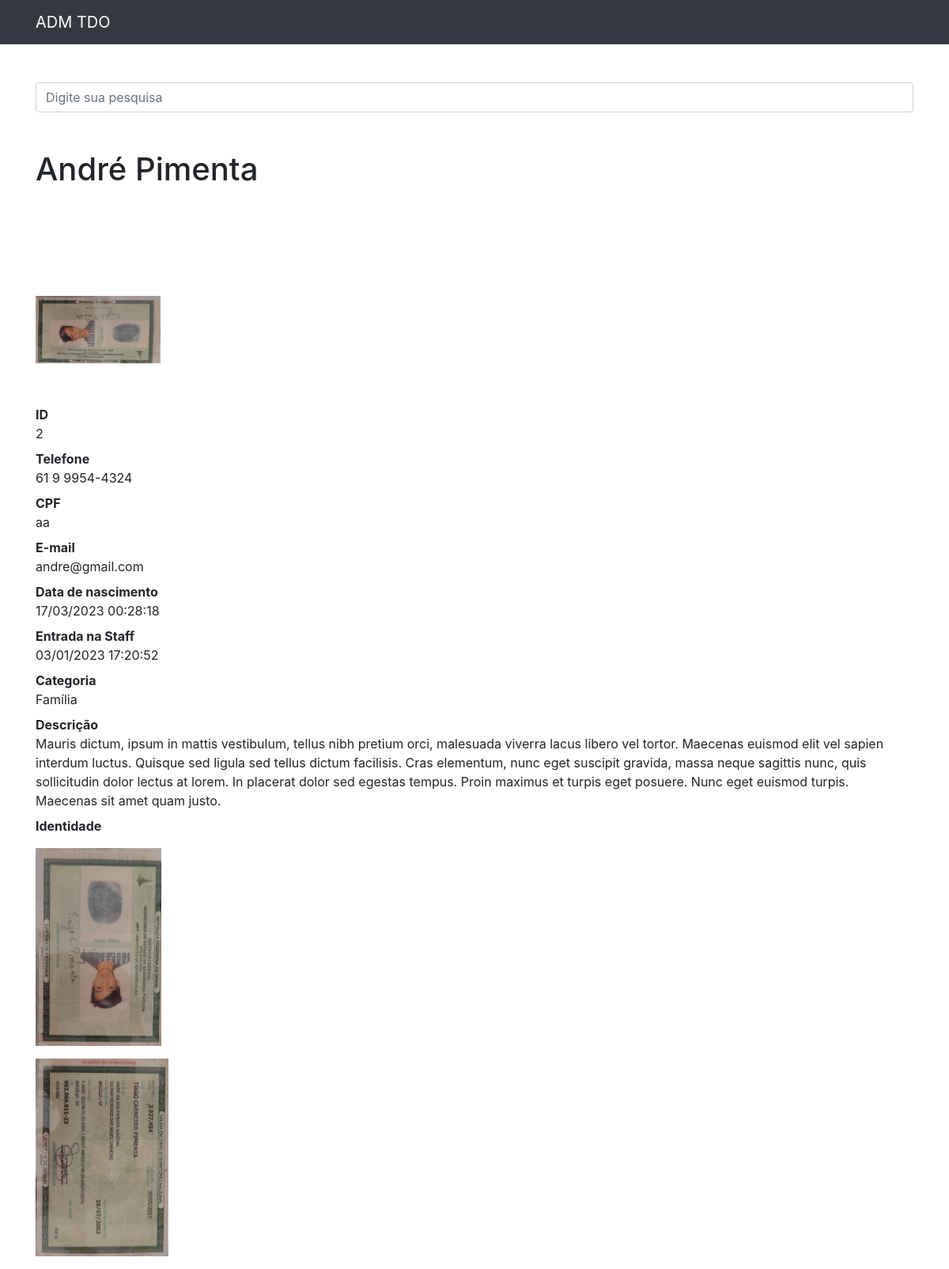
/2, run on the app's committed database.
### contatos/models.py (models this page shows, shortened)
class Contato(models.Model):
    Ja_saiu_da_staff = 1
    Saiu_mais_de_1x = 2
    Permaneceu = 3
    SAIDA_ENTRADA = (
        (Ja_saiu_da_staff, '1x'),
        (Saiu_mais_de_1x, '>2x'),
        (Permaneceu, 'Perma'),
    )
    nome = models.CharField(max_length=255)
    sobrenome = models.CharField(max_length=255, blank=True)
    telefone = models.CharField(max_length=255)
    email = models.EmailField(max_length=255)
    cpf = models.CharField(max_length=255)
    Saida_staff = models.PositiveSmallIntegerField(choices=SAIDA_ENTRADA, blank=True, null=True)
    entrada_staff = models.DateTimeField(default=timezone.now)
    data_nascimento = models.DateTimeField(default=timezone.now)
    descricao = models.TextField(blank=True)
    categoria = models.ForeignKey(Categoria, on_delete=models.DO_NOTHING)
    mostrar = models.BooleanField(default=True)
    foto = models.ImageField(blank=True, upload_to='fotos/%Y/%m/')
    identidade_front = models.ImageField(blank=True, upload_to='fotos/%Y/%m/')
    identidade_back = models.ImageField(blank=True, upload_to='fotos/%Y/%m/')

class Categoria(models.Model):
    nome = models.CharField(max_length=255)
    def __str__(self):
        return self.nome

### contatos/views.py (the view)
# urls.py: path('<int:contato_id>', views.ver_contato, name='ver_contato'),
def ver_contato(request,contato_id):
    contato = get_object_or_404(Contato,id=contato_id)
    if not contato.mostrar :
        raise Http404()
    return render(request,'contatos/ver_contato.html',{
        'contato': contato
})

### contatos/templates/contatos/ver_contato.html (shortened to what this page needs)
{%extends 'base.html'%}
{%block conteudo%}
<h1 class="mt-5">{{ contato.nome }} {{ contato.sobrenome }}</h1>
    {% if contato.foto %}
    <p>
      <img src="{{contato.foto.url}}" style="max-widht: 250px; height: 250px;">
    </p>
    {% endif %}
    <dl>
      <dt>ID</dt>
      <dd>{{ contato.id }}</dd>
      <dt>Telefone</dt>
      <dd>{{ contato.telefone }}</dd>
      <dt>CPF</dt>
      <dd>{{ contato.cpf }}</dd>
      <dt>E-mail</dt>
      <dd>{{ contato.email }}</dd>
      <dt>Data de nascimento</dt>
      <dd>{{ contato.data_nascimento|date:'d/m/Y H:i:s' }}</dd>
      <dt>Entrada na Staff</dt>
      <dd>{{ contato.entrada_staff|date:'d/m/Y H:i:s' }}</dd>
      <dt>Categoria</dt>
      <dd>{{ contato.categoria }}</dd>
      <dt>Descrição</dt>
      <dd>
        {{ contato.descricao }}
        </dd>
      <dt>Identidade</dt>
    </dl>
    {% if contato.identidade_front %}
    <p>
      <img src="{{contato.identidade_front.url}}" style="max-widht: 250px; height: 250px;">
    </p>
    {% endif %}
    {% if contato.identidade_back %}
    <p>
      <img src="{{contato.identidade_back.url}}" style="max-widht: 250px; height: 250px;">
    </p>
    {% endif %}
{%endblock%}

### templates/base.html (shortened to what this page needs)
{% load static %}
<!DOCTYPE html>
<html lang="pt">
<head>
  {%include 'parciais/_head.html'%}
</head>
<body>
{%include 'parciais/_nav.html'%}
  <div class="container">
    <div class="row">
      <div class="col-lg-12">
        {% if 'accounts' not in request.path %}
        <br><br>
          <form method="get" action="{% url 'busca' %}">
            <div class="form-group row">
              <div class="col-12">
                <input class="form-control"
                       type="search" value="{{request.GET.termo}}"
                       id="search-input"
                       placeholder="Digite sua pesquisa"
                       name="termo">
              </div>
            </div>
          </form>
          {% endif %}
        {%block conteudo%} {%endblock%}
      </div>
    </div>
  </div>
</body>
</html>

### templates/parciais/_head.html (shortened to what this page needs)
{%load static%}
  <link href="{%static 'vendor/bootstrap/css/bootstrap.min.css'%}" rel="stylesheet">

### templates/parciais/_nav.html (shortened to what this page needs)
{% load static %}
  <nav class="navbar navbar-expand-lg navbar-dark bg-dark static-top">
    <div class="container">
      <a class="navbar-brand" href="{%url 'index'%}">ADM TDO</a>
    </div>
  </nav>

### data on the page
Contato: nome "André", sobrenome "Pimenta", foto (picture), id "2", telefone "61 9 9954-4324", cpf "aa", email "andre@gmail.com", data_nascimento "17/03/2023 00:28:18", entrada_staff "03/01/2023 17:20:52", categoria "Família", descricao "Mauris dictum, ipsum in mattis vestibulum, tellus nibh pretium orci, malesuada viverra lacus libero vel tortor. Maecenas euismod elit vel sapien interdum luctus. Quisque sed ligula sed tellus dictum facilisis. Cras elementum, nunc eget suscipit gravida, massa neque sagittis nunc, quis sollicitudin dolor lectus at lorem. In placerat dolor sed egestas tempus. Proin maximus et turpis eget posuere. Nunc eget euismod turpis. Maecenas sit amet quam justo.", identidade_front (picture), identidade_back (picture)
